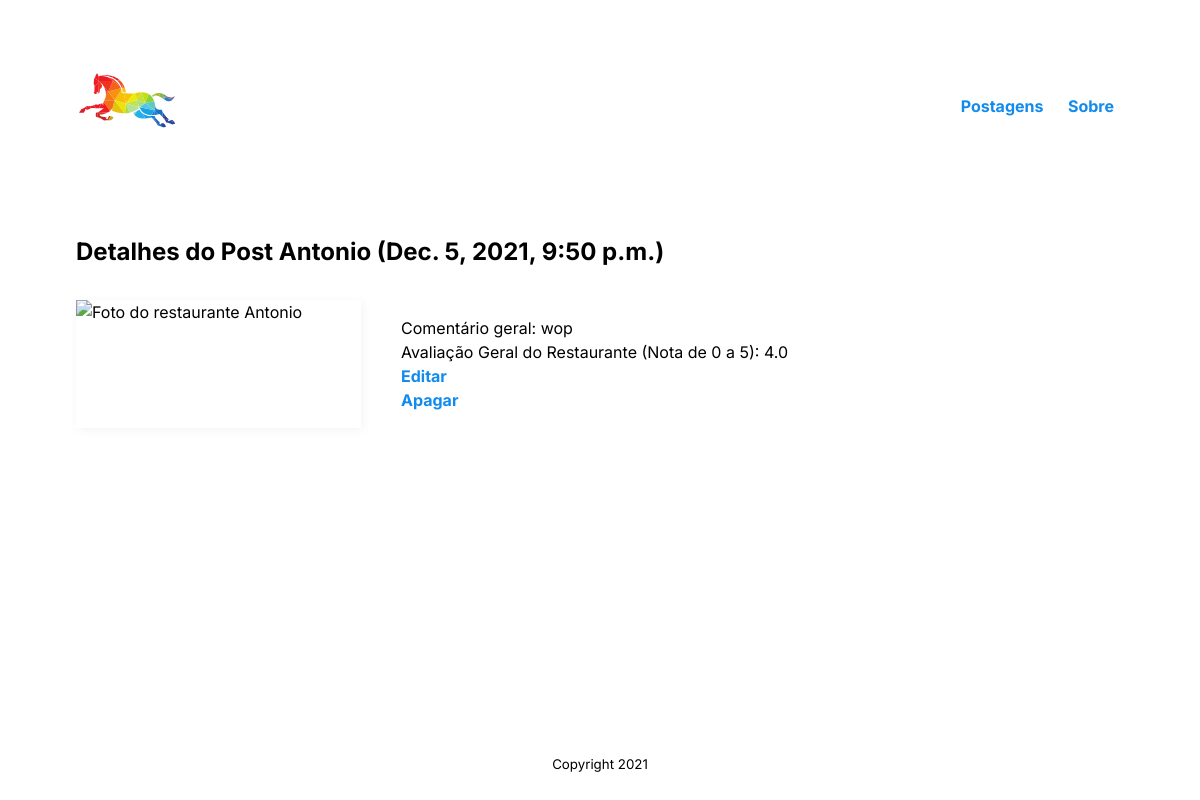
Screenshot of /posts/5/ with the database file from the repository.
### posts/models.py (models this page shows, shortened)
class Post(models.Model):
    restaurant_name = models.CharField(max_length=255)
    eval = models.FloatField()
    content = models.CharField(max_length=255)
    date_of_post = models.DateTimeField(auto_now_add=True)
    poster_url = models.URLField(max_length=200, null=True)

### posts/views.py (the view)
# urls.py: path('<int:post_id>/', views.detail_post, name='detail'),
def detail_post(request, post_id):
    post = get_object_or_404(Post, pk=post_id)
    context = {'post': post}
    return render(request, 'posts/detail.html', context)

### posts/templates/posts/detail.html (shortened to what this page needs)
{% extends 'base.html' %}
{% block content %}
<h2>Detalhes do Post {{ post.restaurant_name }} ({{ post.date_of_post }})</h2>
<section class="dados-de-filme">
    <img src="{{ post.poster_url }}" alt="Foto do restaurante {{ post.restaurant_name}}">
    <ul>
        <li> Comentário geral: {{post.content}} </li>
        <li> Avaliação Geral do Restaurante (Nota de 0 a 5): {{ post.eval }} </li>
        <li><a href="{% url 'posts:update' post.id %}">Editar</a></li>
        <li><a href="{% url 'posts:delete' post.id %}">Apagar</a></li>
    </ul>
</section>
{% endblock content %}

### static/style.css (style rules this page uses)
:root { --primary-color: #000000; --secondary-color: #118bee; --tertiary-color: #f44d27; --secondary-color-light: #30b2ff; --tertiary-color-light: #ff6d28; --bg-color: #fff; --secondary-bg-color: #e9e9e9; --color-shadow: #f4f4f4; font-family: Inter, sans-serif; font-size: 16px; line-height: 1.5em; }
* { box-sizing: border-box; }
html, body { height: 100%; }
li a { color: var(--secondary-color); font-weight: bold; text-decoration: none; }
body { display: flex; flex-direction: column; }
a { color: var(--secondary-color); text-decoration: none; }
.dados-de-filme { width: 100%; display: flex; flex-wrap: wrap; justify-content: left; padding: 1rem 0; }
.dados-de-filme img { width: 285px; box-shadow: 2px 2px 10px var(--color-shadow); }
.dados-de-filme ul { list-style-type: none; }

### rows the page displays
Post: restaurant_name "Antonio", date_of_post "Dec. 5, 2021, 9:50 p.m.", content "wop", eval "4.0"
